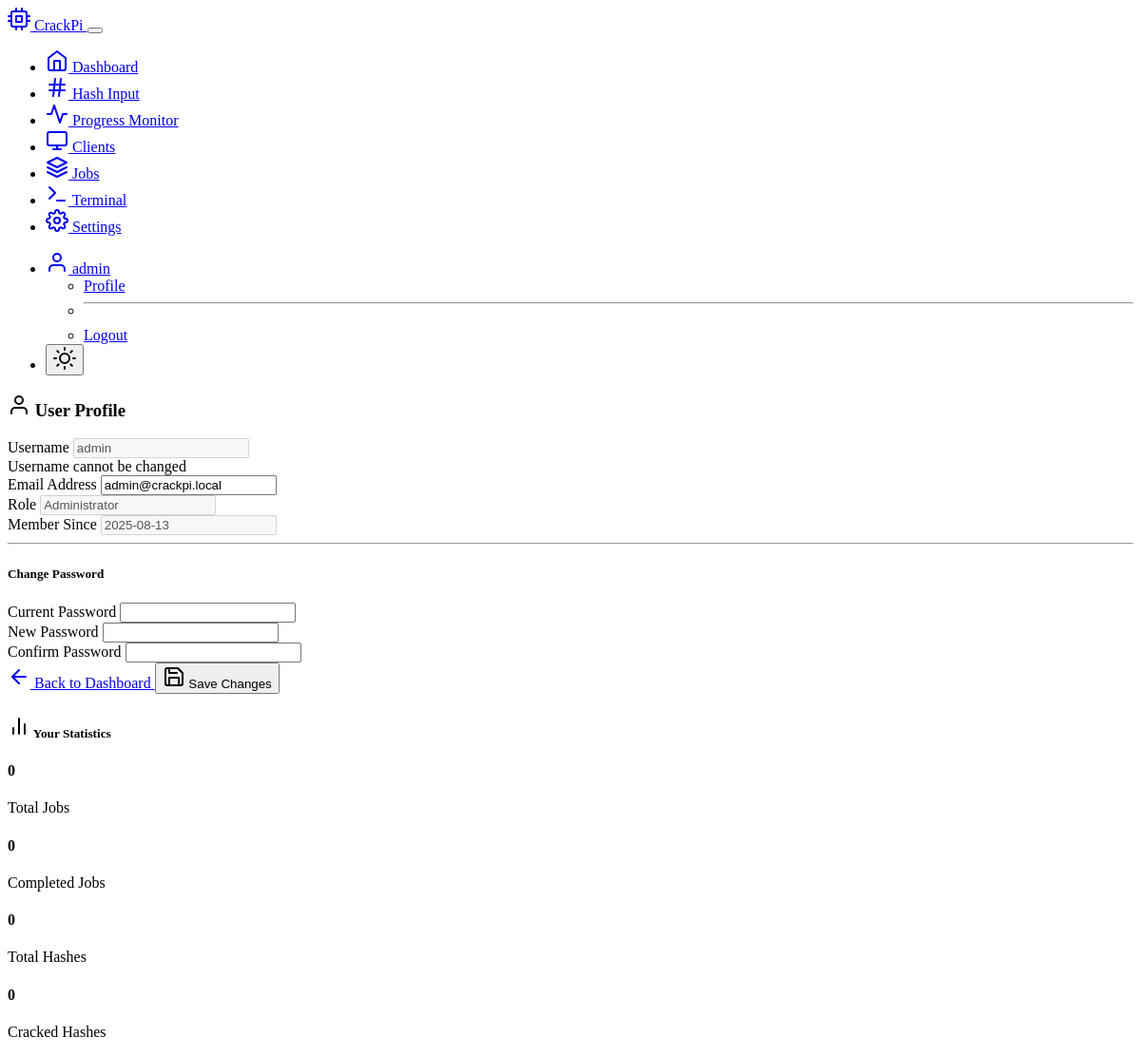
/auth/profile (signed in), run on the app's committed database.
### models.py (models this page shows)
class User(UserMixin, db.Model):
    id = db.Column(db.Integer, primary_key=True)
    username = db.Column(db.String(64), unique=True, nullable=False)
    email = db.Column(db.String(120), unique=True, nullable=False)
    password_hash = db.Column(db.String(256), nullable=False)
    is_admin = db.Column(db.Boolean, default=False)
    created_at = db.Column(db.DateTime, default=datetime.utcnow)
    last_login = db.Column(db.DateTime)

### routes/auth.py (the view, shortened to what this page needs)
@auth_bp.route('/profile', methods=['GET', 'POST'])
@login_required
def profile():
    return render_template('profile.html')

### routes/terminal.py (called while the page is built)
@terminal_bp.before_app_request
def cleanup_old_sessions():
    current_time = time.time()
    timeout = 3600  # 1 hour timeout
    for session_id in list(terminal_sessions.keys()):
        session_data = terminal_sessions[session_id]
        if current_time - session_data['last_activity'] > timeout:
            del terminal_sessions[session_id]
            logger.info(f"Cleaned up expired session: {session_id}")
    for command_id in list(command_responses.keys()):
        response = command_responses[command_id]
        if current_time - response['timestamp'] > timeout:
            del command_responses[command_id]

### templates/profile.html (shortened to what this page needs)
{% extends "base.html" %}
{% block content %}
<div class="row justify-content-center">
    <div class="col-lg-8">
        <div class="card">
            <div class="card-header">
                <h3><i data-feather="user"></i> User Profile</h3>
            </div>
            <div class="card-body">
                <form method="POST">
                    <div class="row">
                        <div class="col-md-6">
                            <div class="mb-3">
                                <label for="username" class="form-label">Username</label>
                                <input type="text" class="form-control" id="username" value="{{ current_user.username }}" disabled>
                                <div class="form-text">Username cannot be changed</div>
                            </div>
                        </div>
                        <div class="col-md-6">
                            <div class="mb-3">
                                <label for="email" class="form-label">Email Address</label>
                                <input type="email" class="form-control" id="email" name="email" value="{{ current_user.email }}">
                            </div>
                        </div>
                    </div>
                    <div class="row">
                        <div class="col-md-6">
                            <div class="mb-3">
                                <label for="role" class="form-label">Role</label>
                                <input type="text" class="form-control" id="role"
                                       value="{% if current_user.is_admin %}Administrator{% else %}User{% endif %}" disabled>
                            </div>
                        </div>
                        <div class="col-md-6">
                            <div class="mb-3">
                                <label for="created_at" class="form-label">Member Since</label>
                                <input type="text" class="form-control" id="created_at"
                                       value="{{ current_user.created_at.strftime('%Y-%m-%d') if current_user.created_at else 'Unknown' }}" disabled>
                            </div>
                        </div>
                    </div>
                    <hr>
                    <h5>Change Password</h5>
                    <div class="row">
                        <div class="col-md-4">
                            <div class="mb-3">
                                <label for="current_password" class="form-label">Current Password</label>
                                <input type="password" class="form-control" id="current_password" name="current_password">
                            </div>
                        </div>
                        <div class="col-md-4">
                            <div class="mb-3">
                                <label for="new_password" class="form-label">New Password</label>
                                <input type="password" class="form-control" id="new_password" name="new_password">
                            </div>
                        </div>
                        <div class="col-md-4">
                            <div class="mb-3">
                                <label for="confirm_password" class="form-label">Confirm Password</label>
                                <input type="password" class="form-control" id="confirm_password" name="confirm_password">
                            </div>
                        </div>
                    </div>
                    <div class="d-flex justify-content-between">
                        <a href="{{ url_for('dashboard.index') }}" class="btn btn-secondary">
                            <i data-feather="arrow-left"></i> Back to Dashboard
                        </a>
                        <button type="submit" class="btn btn-primary">
                            <i data-feather="save"></i> Save Changes
                        </button>
                    </div>
                </form>
            </div>
        </div>
        <div class="card mt-4">
            <div class="card-header">
                <h5 class="mb-0"><i data-feather="bar-chart-2"></i> Your Statistics</h5>
            </div>
            <div class="card-body">
                <div class="row text-center">
                    <div class="col-md-3">
                        <h4 class="text-primary">{{ user_stats.total_jobs if user_stats else 0 }}</h4>
                        <p class="text-muted">Total Jobs</p>
                    </div>
                    <div class="col-md-3">
                        <h4 class="text-success">{{ user_stats.completed_jobs if user_stats else 0 }}</h4>
                        <p class="text-muted">Completed Jobs</p>
                    </div>
                    <div class="col-md-3">
                        <h4 class="text-info">{{ user_stats.total_hashes if user_stats else 0 }}</h4>
                        <p class="text-muted">Total Hashes</p>
                    </div>
                    <div class="col-md-3">
                        <h4 class="text-warning">{{ user_stats.cracked_hashes if user_stats else 0 }}</h4>
                        <p class="text-muted">Cracked Hashes</p>
                    </div>
                </div>
            </div>
        </div>
    </div>
</div>
{% endblock %}

### templates/base.html (shortened to what this page needs)
<!DOCTYPE html>
<html lang="en" data-bs-theme="dark">
<head>
    <link href="https://cdn.replit.com/agent/bootstrap-agent-dark-theme.min.css" rel="stylesheet">
    <link rel="stylesheet" href="{{ url_for('static', filename='css/custom.css') }}">
</head>
<body>
    <nav class="navbar navbar-expand-lg navbar-dark bg-dark">
        <div class="container-fluid">
            <a class="navbar-brand" href="{{ url_for('dashboard.index') }}">
                <i data-feather="cpu"></i>
                CrackPi
            </a>
            <button class="navbar-toggler" type="button" data-bs-toggle="collapse" data-bs-target="#navbarNav">
            </button>
            <div class="collapse navbar-collapse" id="navbarNav">
                <ul class="navbar-nav me-auto">
                    <li class="nav-item">
                        <a class="nav-link" href="{{ url_for('dashboard.index') }}">
                            <i data-feather="home"></i>
                            Dashboard
                        </a>
                    </li>
                    <li class="nav-item">
                        <a class="nav-link" href="{{ url_for('hash_input.index') }}">
                            <i data-feather="hash"></i>
                            Hash Input
                        </a>
                    </li>
                    <li class="nav-item">
                        <a class="nav-link" href="{{ url_for('progress.index') }}">
                            <i data-feather="activity"></i>
                            Progress Monitor
                        </a>
                    </li>
                    <li class="nav-item">
                        <a class="nav-link" href="{{ url_for('clients.index') }}">
                            <i data-feather="monitor"></i>
                            Clients
                        </a>
                    </li>
                    <li class="nav-item">
                        <a class="nav-link" href="{{ url_for('jobs.index') }}">
                            <i data-feather="layers"></i>
                            Jobs
                        </a>
                    </li>
                    <li class="nav-item">
                        <a class="nav-link" href="{{ url_for('terminal.terminal_dashboard') }}">
                            <i data-feather="terminal"></i>
                            Terminal
                        </a>
                    </li>
                    <li class="nav-item">
                        <a class="nav-link" href="{{ url_for('settings.index') }}">
                            <i data-feather="settings"></i>
                            Settings
                        </a>
                    </li>
                </ul>
                <ul class="navbar-nav">
                    <li class="nav-item dropdown">
                        <a class="nav-link dropdown-toggle" href="#" role="button" data-bs-toggle="dropdown">
                            <i data-feather="user"></i>
                            {{ current_user.username }}
                        </a>
                        <ul class="dropdown-menu">
                            <li><a class="dropdown-item" href="{{ url_for('auth.profile') }}">Profile</a></li>
                            <li><hr class="dropdown-divider"></li>
                            <li><a class="dropdown-item" href="{{ url_for('auth.logout') }}">Logout</a></li>
                        </ul>
                    </li>
                    <li class="nav-item">
                        <button class="btn btn-outline-secondary btn-sm" id="themeToggle" title="Toggle theme">
                            <i data-feather="sun" id="themeIcon"></i>
                        </button>
                    </li>
                </ul>
            </div>
        </div>
    </nav>
    <main class="container-fluid mt-4">
        {% block content %}{% endblock %}
    </main>
</body>
</html>

### data on the page
User: username "admin", email "admin@crackpi.local", is_admin "Administrator", created_at "2025-08-13"

### other printed values
{{ user_stats.total_jobs if user_stats else 0 }} "0"
{{ user_stats.completed_jobs if user_stats else 0 }} "0"
{{ user_stats.total_hashes if user_stats else 0 }} "0"
{{ user_stats.cracked_hashes if user_stats else 0 }} "0"
